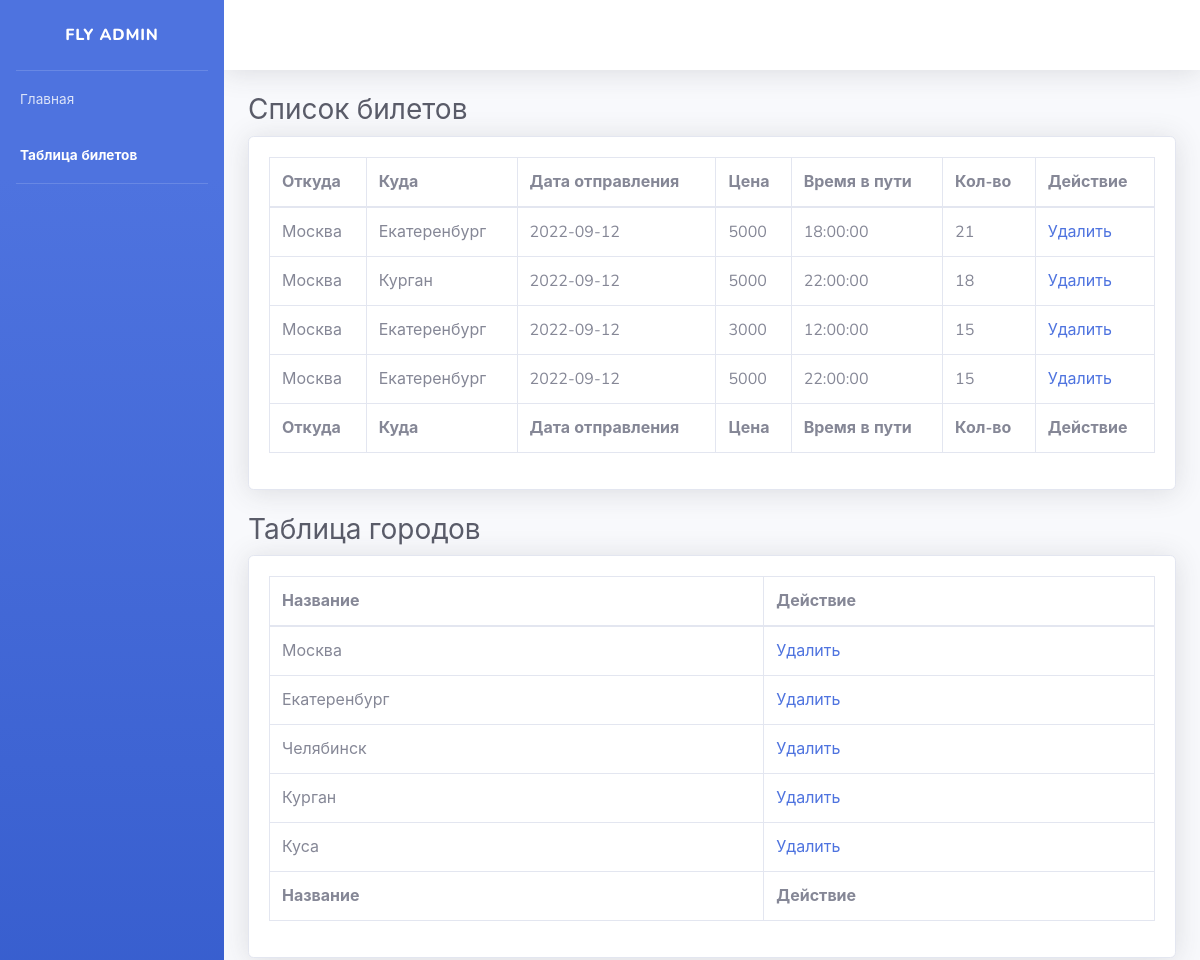
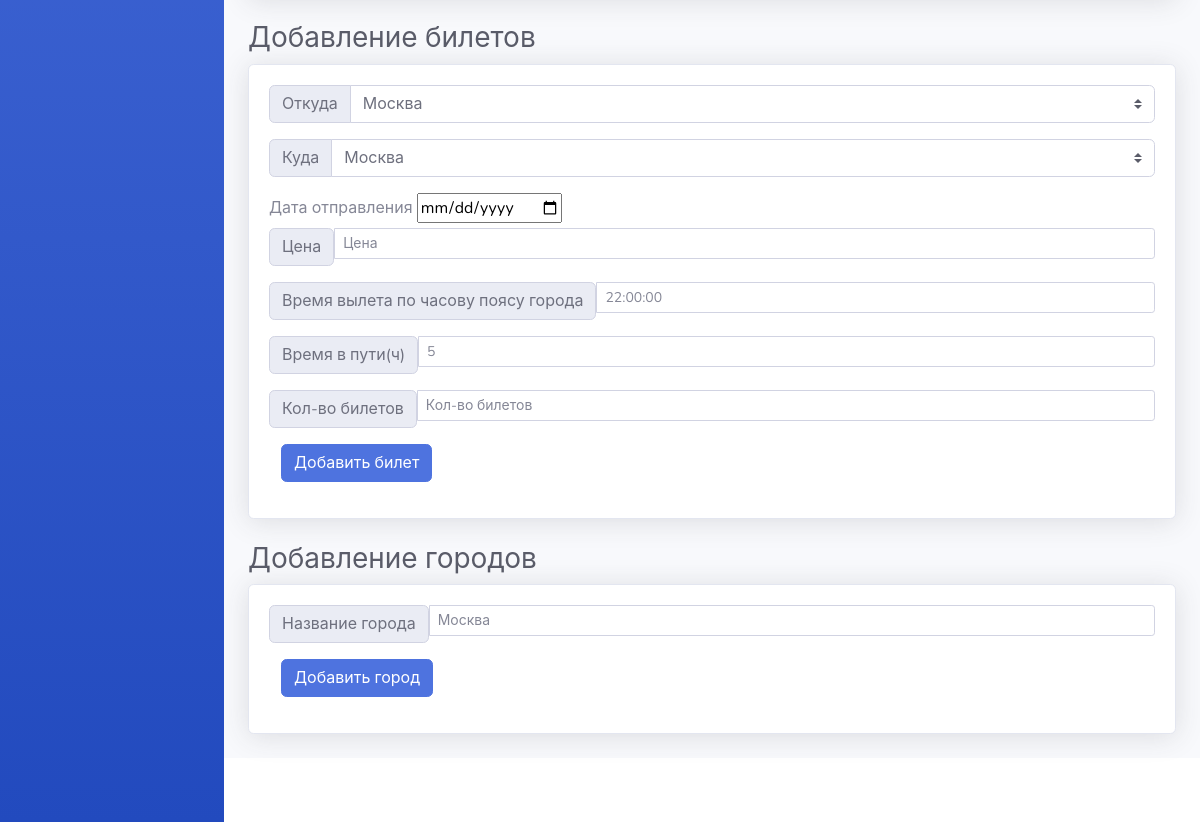
The app's page /tables.php (signed in) with its own data (2 pictures, top to bottom).
### tables this page shows
CREATE TABLE `tickets` (
  `id` bigint NOT NULL,
  `from` bigint NOT NULL,
  `to` bigint DEFAULT NULL,
  `price` text,
  `dateFrom` date DEFAULT NULL,
  `timeFrom` time DEFAULT NULL,
  `travelTime` varchar(15) DEFAULT NULL,
  `places` int NOT NULL
);

CREATE TABLE `cities` (
  `id` bigint NOT NULL,
  `name` text NOT NULL
);

### tables.php (the view, shortened to what this page needs)
<?php
require('./db.php');
$stmt = $pdo->query('SELECT * FROM cities');
    $cities = $stmt->fetchAll(PDO::FETCH_ASSOC);
?>
<!DOCTYPE html>
<html lang="en">
<head>
    <link href="css//bootstrap1.css" rel="stylesheet">
</head>
<body id="page-top">
    <div id="wrapper">
        <ul class="navbar-nav bg-gradient-primary sidebar sidebar-dark accordion" id="accordionSidebar">
            <a class="sidebar-brand d-flex align-items-center justify-content-center" href="index.php">
                <div class="sidebar-brand-text mx-3">Fly Admin</div>
            </a>
            <hr class="sidebar-divider my-0">
            <li class="nav-item ">
                <a class="nav-link" href="/admin.php">
                    <span>Главная</span></a>
            </li>
            <li class="nav-item active">
                <a class="nav-link" href="/tables.php">
                    <span>Таблица билетов</span></a>
            </li>
            <hr class="sidebar-divider d-none d-md-block">
        </ul>
        <div id="content-wrapper" class="d-flex flex-column">
            <div id="content">
                <nav class="navbar navbar-expand navbar-light bg-white topbar mb-4 static-top shadow">
                </nav>
                <div class="container-fluid">
                    <h1 class="h3 mb-2 text-gray-800">Список билетов</h1>
                    <div class="card shadow mb-4">
                        <div class="card-body">
                            <div class="table-responsive">
                                <table class="table table-bordered" id="dataTable" width="100%" cellspacing="0">
                                    <thead>
                                        <tr>
                                            <th>Откуда</th>
                                            <th>Куда</th>
                                            <th>Дата отправления</th>
                                            <th>Цена</th>
                                            <th>Время в пути</th>
                                            <th>Кол-во</th>
                                            <th>Действие</th>
                                        </tr>
                                    </thead>
                                    <tfoot>
                                        <tr>
                                            <th>Откуда</th>
                                            <th>Куда</th>
                                            <th>Дата отправления</th>
                                            <th>Цена</th>
                                            <th>Время в пути</th>
                                            <th>Кол-во</th>
                                            <th>Действие</th>
                                        </tr>
                                    </tfoot>
                                    <tbody>
                                    <?php
                                        $stmt_tickets = $pdo->query('SELECT tickets.id as ticketId, tickets.places, tickets.price, tickets.dateFrom, tickets.timeFrom, tickets.travelTime, city_to.name as cityTo , city_from.name as cityFrom FROM `tickets`
                                        INNER JOIN cities as city_to on tickets.to = city_to.id
                                        INNER JOIN cities as city_from on tickets.from = city_from.id
                                        ');
                                        $tickets = $stmt_tickets->fetchAll(PDO::FETCH_ASSOC);
                                            foreach ($tickets as $ticket) { ?>
                                                <tr>
                                                    <td><?php echo $ticket['cityFrom']?></td>
                                                    <td><?php echo $ticket['cityTo']?></td>
                                                    <td><?php echo $ticket['dateFrom']?></td>
                                                    <td><?php echo $ticket['price']?></td>
                                                    <td><?php echo $ticket['timeFrom']?></td>
                                                    <td><?php echo $ticket['places']?></td>
                                                    <td><a href="/delTicket.php ?id=<?php echo $ticket["ticketId"]?>">Удалить</a></td>
                                                </tr>
                                        <?php } ?>
                                    </tbody>
                                </table>
                            </div>
                        </div>
                    </div>
                    <h1 class="h3 mb-2 text-gray-800">Таблица городов</h1>
                    <div class="card shadow mb-4">
                        <div class="card-body">
                            <div class="table-responsive">
                                <table class="table table-bordered" id="dataTable" width="100%" cellspacing="0">
                                    <thead>
                                    <tr>
                                        <th>Название</th>
                                        <th>Действие</th>
                                    </tr>
                                    </thead>
                                    <tfoot>
                                    <tr>
                                        <th>Название</th>
                                        <th>Действие</th>
                                    </tr>
                                    </tfoot>
                                    <tbody>
                                    <?php
                                    $stmt_tickets = $pdo->query("SELECT * FROM `cities`");
                                    $tickets = $stmt_tickets->fetchAll(PDO::FETCH_ASSOC);
                                    foreach ($tickets as $ticket) { ?>
                                        <tr>
                                            <td><?php echo $ticket['name']?></td>
                                            <td><a href="/delCity.php?id=<?php echo $ticket["id"]?>">Удалить</a></td>
                                        </tr>
                                    <?php } ?>
                                    </tbody>
                                </table>
                            </div>
                        </div>
                    </div>
                    <h1 class="h3 mb-2 text-gray-800">Добавление билетов</h1>
                    <div class="card shadow mb-4">
                        <form method='GET' action='/addTicket.php' class="card-body">
                            <div class="table-responsive">
                                <div class="input-group mb-3">
                                    <div class="input-group-prepend">
                                        <label class="input-group-text" for="inputGroupSelect01">Откуда</label>
                                    </div>
                                    <select name='from' class="custom-select" id="inputGroupSelect01">
                                            <?php foreach ($cities as $city) { ?>
                                                <option value="<?php echo $city['id']?>"><?php echo $city['name']?></option>
                                            <?php } ?>
                                    </select>
                                </div>
                                <div class="input-group mb-3">
                                    <div class="input-group-prepend">
                                        <label class="input-group-text" for="inputGroupSelect01" >Куда</label>
                                    </div>
                                    <select name='to' class="custom-select" id="inputGroupSelect01">
                                            <?php foreach ($cities as $city) { ?>
                                                <option value="<?php echo $city['id']?>"><?php echo $city['name']?></option>
                                            <?php } ?>
                                    </select>
                                </div>
                                <label for='dateFirst'>Дата отправления</label>
                                <input type="date" name='dateFirst'>
                                <div class="input-group input-group-sm mb-3">
                                <span class="input-group-text" id="inputGroup-sizing-sm">Цена</span>
                                    <input type="text" class="form-control"name='priceTicket'  placeholder='Цена' aria-label="Sizing example input" aria-describedby="inputGroup-sizing-sm">
                                </div>
                                <div class="input-group input-group-sm mb-3">
                                    <span class="input-group-text" id="inputGroup-sizing-sm">Время вылета по часову поясу города</span>
                                    <input type="text" class="form-control" name='timeFrom' placeholder='22:00:00' aria-label="Sizing example input" aria-describedby="inputGroup-sizing-sm">
                                </div>
                                <div class="input-group input-group-sm mb-3">
                                    <span class="input-group-text" id="inputGroup-sizing-sm">Время в пути(ч)</span>
                                    <input type="text" class="form-control" name='travelTime' placeholder='5' aria-label="Sizing example input" aria-describedby="inputGroup-sizing-sm">
                                </div>
                                <div class="input-group input-group-sm mb-3">
                                    <span class="input-group-text" id="inputGroup-sizing-sm">Кол-во билетов</span>
                                    <input type="text" class="form-control" name='countTicket' placeholder='Кол-во билетов' aria-label="Sizing example input" aria-describedby="inputGroup-sizing-sm">
                                </div>
                                <div class="col-auto">
                                    <button type="submit" class="btn btn-primary mb-3">Добавить билет</button>
                                </div>
                            </div>
                        </form>
                    </div>
                    <h1 class="h3 mb-2 text-gray-800">Добавление городов</h1>
                    <div class="card shadow mb-4">
                        <form method='GET' action='addCity.php' class="card-body">
                            <div class="table-responsive">
                                <div class="input-group input-group-sm mb-3">
                                    <span class="input-group-text" id="inputGroup-sizing-sm">Название города</span>
                                    <input type="text" class="form-control" name='cityName' placeholder='Москва' aria-label="Sizing example input" aria-describedby="inputGroup-sizing-sm">
                                </div>
                                <div class="col-auto">
                                    <button type="submit" class="btn btn-primary mb-3">Добавить город</button>
                                </div>
                            </div>
                        </form>
                    </div>
                </div>
            </div>
            <footer class="sticky-footer bg-white">
            </footer>
        </div>
    </div>
</body>
</html>

### records on screen
tickets: from.name "Москва", to.name "Екатеренбург", dateFrom "2022-09-12", price "5000", timeFrom "18:00:00", places "21"
tickets: from.name "Москва", to.name "Курган", dateFrom "2022-09-12", price "5000", timeFrom "22:00:00", places "18"
tickets: from.name "Москва", to.name "Екатеренбург", dateFrom "2022-09-12", price "3000", timeFrom "12:00:00", places "15"
tickets: from.name "Москва", to.name "Екатеренбург", dateFrom "2022-09-12", price "5000", timeFrom "22:00:00", places "15"
cities: name "Москва"
cities: name "Екатеренбург"
cities: name "Челябинск"
cities: name "Курган"
cities: name "Куса"

### other values on screen
form field from "Москва"
form field to "Москва"
